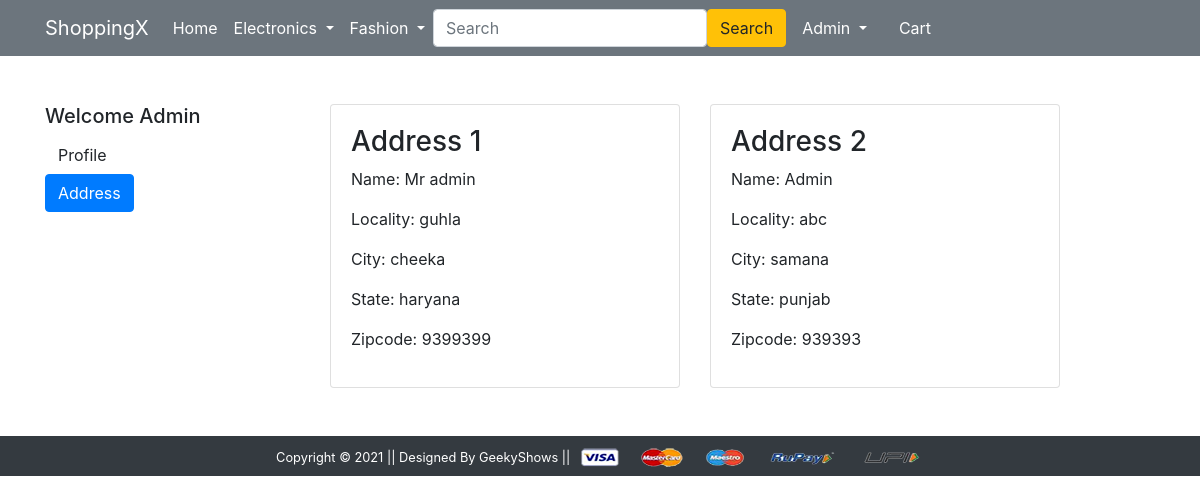
The page /address/ (signed in) on the database its author committed.
### app/models.py (models this page shows, shortened)
class Customer(models.Model):
    user = models.ForeignKey(User,on_delete=models.CASCADE)
    name = models.CharField(max_length=200)
    locality = models.CharField(max_length=200)
    city = models.CharField(max_length=50)
    zipcode = models.IntegerField()
    state = models.CharField(choices=STATE_CHOICES,max_length=50)

### app/views.py (the view)
# urls.py: path('address/', views.address, name='address'),
def address(request):
    address = Customer.objects.filter(user=request.user)
    return render(request,'app/address.html',{'active':'btn-primary','address':address})

### app/templates/app/address.html (shortened to what this page needs)
{% extends 'app/base.html' %} {% load static %} {% block title %}Buy Now{% endblock title %} {% block main-content %}
<div class="container my-5">
    <div class="row">
        <div class="col-sm-2 border-end">
            <h5 class="text-capitalize">Welcome {{user.username}}</h5>
            <ul class="list-unstyled">
                <li class="d-grid"><a href="{% url 'profile' %}" class="btn ">Profile</a></li>
                <li class="d-grid"><a href="{% url 'address' %}" class="btn {{active}}">Address</a></li>
            </ul>
        </div>
        <div class="col-sm-8 offset-1">
            <div class="row">
                {% for address in address %}
                <div class="col-sm-6">
                    <div class="card">
                        <div class="card-body">
                            <h3>Address {{forloop.counter}} </h3>
                            <p>Name: {{address.name|capfirst}}</p>
                            <p>Locality: {{address.locality}}</p>
                            <p>City: {{address.city}}</p>
                            <p>State: {{address.state}}</p>
                            <p>Zipcode: {{address.zipcode}}</p>
                        </div>
                    </div>
                </div> {% endfor %}
            </div>
        </div>
    </div>
</div>
{% endblock main-content %}

### app/templates/app/base.html (shortened to what this page needs)
<!doctype html> {% load static %}
<html lang="en">
<head>
    <link href="{% static 'app/css/bootstrap.min.css' %}" rel="stylesheet">
    <link rel="stylesheet" href="{% static 'app/css/owl.carousel.min.css' %}">
    <link rel="stylesheet" href="{% static 'app/css/all.min.css' %}">
    <link rel="stylesheet" href="{% static 'app/css/style.css' %}">
</head>
<body>
    <nav class="navbar navbar-expand-lg  navbar-dark bg-secondary">
        <div class="container">
            <a class="navbar-brand" href="/">ShoppingX</a>
            <div class="collapse navbar-collapse" id="navbarSupportedContent">
                <ul class="navbar-nav me-auto mb-2 mb-lg-0">
                    <li class="nav-item">
                        <a class="nav-link active" aria-current="page" href="/">Home</a>
                    </li>
                    <li class="nav-item dropdown">
                        <a class="nav-link dropdown-toggle text-white" href="#" id="electronicsDropdown" role="button" data-bs-toggle="dropdown" aria-expanded="false">
               Electronics
             </a>
                    </li>
                    <li class="nav-item dropdown">
                        <a class="nav-link dropdown-toggle text-white" href="#" id="fashionDropdown" role="button" data-bs-toggle="dropdown" aria-expanded="false">
               Fashion
             </a>
                    </li>
                </ul>
                <form class="d-flex">
                    <input class="form-control me-2" type="search" placeholder="Search" aria-label="Search">
                    <button class="btn btn-warning" type="submit">Search</button>
                </form>
                <div>
                    <ul class="navbar-nav me-auto mb-2 mb-lg-0">
                        {% if request.user.is_authenticated %}
                        <li class="nav-item dropdown mx-2">
                            <a class="nav-link dropdown-toggle text-white" href="#" id="profileDropdown" role="button" data-bs-toggle="dropdown" aria-expanded="false">
                                <span class="text-capitalize">{{user.username}}</span>
                            </a>
                        </li>
                        <li class="nav-item mx-2">
                            <a href="{% url 'showCart' %}" class="nav-link text-white"> Cart </a>
                        </li>
                        {% endif %}
                    </ul>
                </div>
            </div>
        </div>
    </nav>
    {% block banner_slider %} {% endblock banner_slider %} {% block livesale %} {% endblock livesale %} {% block main-content %} {% endblock main-content %}
    <footer class="container-fluid bg-dark text-center p-2 mt-5">
        <small class="text-white">Copyright &copy; 2021 || Designed By GeekyShows || </small>
        <img src="{% static 'app/images/payment.png' %}" alt="" srcset="" class="img-fluid" height="2px">
    </footer>
</body>
</html>
</html>

### rows shown on the page
Customer: name "Mr admin", locality "guhla", city "cheeka", state "haryana", zipcode "9399399"
Customer: name "Admin", locality "abc", city "samana", state "punjab", zipcode "939393"

### other values the page prints
{{ user.username }} "Admin"
